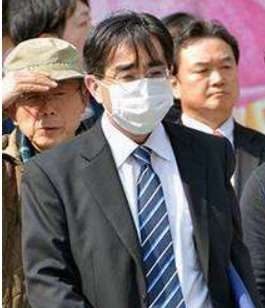
#> input picture code/口罩主文件/口罩数据集/戴口罩检测数据集/40.jpg, 265 x 308 px; its folder holds only this picture in this run
$ python -i MaskDetecterSystem.py   (imports and definitions only)
#> lines starting #> are read from the running program, lines starting #| are printed output that depends on the picture; after the words box and inside, x2 and y2 are one past the last pixel; in counts of white or black regions, pixels touching at a corner belong together
#> further down, picture is the input picture: shape (308, 265, 3); mean B, G, R 105.9, 104.7, 114.6
from cv2 import cv2
import time
import numpy as np
import pygame
import threading

#提醒1
def slogan_short():

    timeplay=1.5
    global playflag_short
    playflag_short=0
    while True:
        if playflag_short==1:
            track = pygame.mixer.music.load(file_slogan_short)
            print("--------Please wear mask")
            pygame.mixer.music.play()
            time.sleep(timeplay)
            playflag_short=0

        time.sleep(0)
        #print("slogan_shorttread running")
#提醒2
def slogan():
    timeplay=18
    global playflag
    playflag=0
    while True:
        if playflag==1:
            track = pygame.mixer.music.load(file_slogan)
            print("--------Please wear mask")
            pygame.mixer.music.play()
            time.sleep(timeplay)
            playflag=0
        time.sleep(0)
        #print("slogantread running")
def nothing(x):  # 滑动条的回调函数
    pass

#必要初始化
def facesdetecter_init():
    #多线程进行播放
    image=cv2.imread("E:/Onedrive/UIUC/Summer 2020/2020HackIllinois/SU2020HACKILLINOIS/code/images/backgound.jpg")
    cv2.imshow('skin',image)
    #滑动条
    cv2.createTrackbar("minH", "skin", 15, 180, nothing)
    cv2.createTrackbar("maxH", "skin", 25, 180, nothing)

#主要程序，识别特征，和比较肤色区域
def facesdetecter(image):
    #用于计算帧率
    start = time.time()#开始时间

    image=cv2.GaussianBlur(image,(5,5),0)#高斯滤波
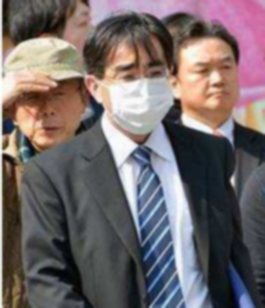
#> image: shape (308, 265, 3); mean of channels 0, 1, 2 105.9, 104.7, 114.6; drawn as B, G, R
    gray = cv2.cvtColor(image,cv2.COLOR_BGR2GRAY)#将图片转化成灰度
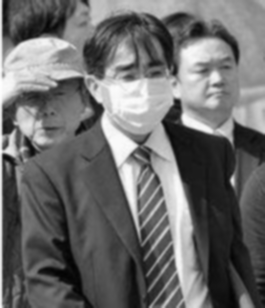
#> gray: shape (308, 265); min 3, max 254, mean 107.8
    image2=image.copy()

    hsv=cv2.cvtColor(image,cv2.COLOR_BGR2HSV)#将图片转化成HSV格式
#> hsv: shape (308, 265, 3); mean H, S, V 73.4, 64.2, 123.4
    #cv2.imshow("hsv",hsv)#显示HSV图

    H,S,V=cv2.split(hsv)
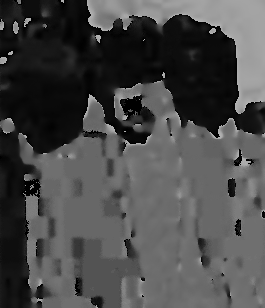
#> H: shape (308, 265); min 0, max 179, mean 73.4
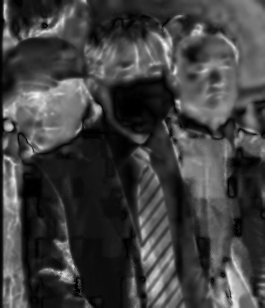
#> S: shape (308, 265); min 0, max 244, mean 64.2
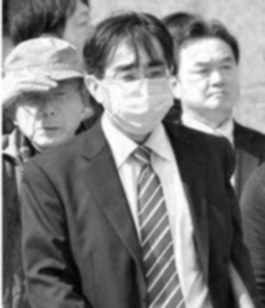
#> V: shape (308, 265); min 4, max 255, mean 123.4
    #cv2.imshow("hsv-H",H)#显示HSV图明度

    minH=cv2.getTrackbarPos("minH", 'skin')
    maxH=cv2.getTrackbarPos("maxH", 'skin')
    if minH>maxH:
        maxH=minH

    thresh_h=cv2.inRange(H,minH,maxH)#0-180du 提取人体肤色区域
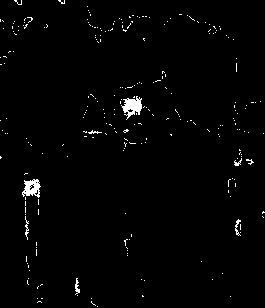
#> thresh_h: shape (308, 265); 1.5% white; 249 white regions (241 under 20 px), largest, box (x1, y1, x2, y2) and area: (121, 96, 142, 120) 267, (22, 179, 41, 198) 221, (75, 278, 80, 295) 44
    cv2.imshow("skin",thresh_h)#显示肤色图


    faces = face_cascade.detectMultiScale(gray, 1.3, 5)#人脸检测
#> faces = [[183, 42, 67, 67]]
    eyes = eyes_cascade.detectMultiScale(gray, 1.3, 5)#眼睛检测
#> eyes = ()
    for (x,y,w,h) in faces:
        frame = cv2.rectangle(image,(x,y),(x+w,y+h),(255,0,0),2)#画框标识脸部
#> this loop made 1 pass
    for (x,y,w,h) in eyes:
        frame = cv2.rectangle(image,(x,y),(x+w,y+h),(255,0,0),2)#画框标识眼部
#> this loop made 0 passes

    #
    #眼部区域和口罩部区域确定以及面积计算
    total_area_mask=0#口罩区域面积初始化
    total_area_eyes=0#口罩区域面积初始化

    #如果找到眼睛将进行区域确定和面积计算，确定区域方法就是左眼睛左上角和右眼睛右下角的框为眼部区域，往下两倍高度为口罩部
    if len(eyes)>1:

        #眼睛区域
        rect_eyes=[]
        (x1,y1,w1,h1)=eyes[0]#即左眼坐标
        for (x,y,w,h) in eyes[1:]:
            (x2,y2,w2,h2)=(x,y,w,h)
            rect_eyes.append((x1,y1,x2+w2-x1,y2+h2-y1))
            (x1,y1,w1,h1)=(x2,y2,w2,h2)

        for (x,y,w,h) in rect_eyes:
            frame = cv2.rectangle(image,(x,y),(x+w,y+h),(255,250,255),2)
            thresh_eyes=thresh_h[y:y+h,x:x+w]
            contours, hierarchy = cv2.findContours(thresh_eyes, cv2.RETR_EXTERNAL, cv2.CHAIN_APPROX_SIMPLE) #寻找前景
            cv2.drawContours(image,contours,-1,(0,255,0),3)
            for cont in contours:
                Area = cv2.contourArea(cont)  # 计算轮廓面积
                total_area_eyes+=Area
        print("total_area_eyes=",total_area_eyes)
        frame = cv2.putText(image,"Eyes Area : {:.3f}".format(total_area_eyes),(120,40),cv2.FONT_HERSHEY_COMPLEX,0.5,(0,255,0),1)#绘制

        #口罩区域
        rect_mask=[(x,y+h,w,h*2)]
        for (x,y,w,h) in rect_mask:
            frame = cv2.rectangle(image,(x,y),(x+w,y+h),(0,255,255),2)
            thresh_mask=thresh_h[y:y+h,x:x+w]
            #image2[y:y+h,x:x+w]=thresh_h
            contours, hierarchy = cv2.findContours(thresh_mask, cv2.RETR_EXTERNAL, cv2.CHAIN_APPROX_SIMPLE) #寻找前景
            cv2.drawContours(image,contours,-1,(0,0,255),3)
            for cont in contours:
                Area = cv2.contourArea(cont)  # 计算轮廓面积
                total_area_mask+=Area
        print("total_area_mask=",total_area_mask)
        frame = cv2.putText(image,"Mask Area : {:.1f}".format(total_area_mask),(120,80),cv2.FONT_HERSHEY_COMPLEX,0.5,(0,0,255),1)#绘制

        #print("{}-prospect:{}".format(count,Area),end="  ") #打印出每个前景的面积

        #面积比较以及播放语音
        if total_area_eyes<total_area_mask:
            print("------------无口罩")
            global playflag_short
            playflag_short=1
            frame = cv2.putText(image,"NO MASK",(rect_eyes[0][0],rect_eyes[0][1]-10),cv2.FONT_HERSHEY_COMPLEX,0.5,(0,255,0),1)#绘制


        if total_area_eyes>total_area_mask:
            global thread_slogan
            print("------------------戴口罩")
            global playflag
            playflag=1
            frame = cv2.putText(image,"HAVE MASK",(rect_eyes[0][0],rect_eyes[0][1]-10),cv2.FONT_HERSHEY_COMPLEX,0.5,(0,255,0),1)#绘制

    #计算帧率
    end = time.time()#结束时间
    fps=1 / (end-start)#帧率
    frame = cv2.putText(image,"fps:{:.3f}".format(fps),(550,15),cv2.FONT_HERSHEY_COMPLEX,0.5,(0,255,0),1)#绘制

    cv2.imshow("face",image)#显示最终图片
    #facesdetecter()函数结束


#语音提醒
file_slogan=r'radio/slogan.mp3'
file_slogan_short=r'radio/slogan_short.mp3'
# [1 line not run here, left out]

#脸部的识别非必须
face_cascade = cv2.CascadeClassifier("haarcascade_frontalface_default.xml")
# [1 line not run here, left out]
'''此文件是opencv的haar人脸特征分类器'''

#主要还是通过眼睛位置进行区域判断
eyes_cascade = cv2.CascadeClassifier("haarcascade_eye_tree_eyeglasses.xml")
# [1 line not run here, left out]
'''此文件是opencv的haar眼镜特征分类器'''


# [20 lines not run here, left out]

>>> import cv2
>>> picture = cv2.imread('../code/口罩主文件/口罩数据集/戴口罩检测数据集/40.jpg')
>>> result = facesdetecter(picture)

$ run again, on code/口罩主文件/口罩数据集/戴口罩检测数据集/41.jpg
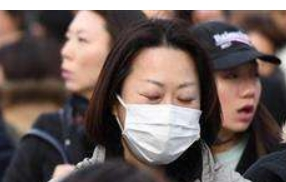
#> input picture code/口罩主文件/口罩数据集/戴口罩检测数据集/41.jpg, 286 x 182 px
#> picture is the input picture: shape (182, 286, 3); mean B, G, R 91.4, 94.9, 109.2
#> hsv: shape (182, 286, 3); mean H, S, V 58.5, 63, 111.6
#> in facesdetecter, `thresh_h=cv2.inRange(H,minH,maxH)#0-180du 提取人体肤色区域`:
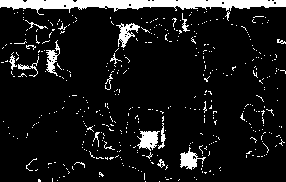
#> thresh_h: shape (182, 286); 9.5% white; 425 white regions (407 under 20 px), largest, box (x1, y1, x2, y2) and area: (0, 0, 286, 15) 2255, (137, 131, 160, 151) 288, (180, 147, 206, 170) 257
#> faces = [[61, 19, 58, 58], [115, 61, 102, 102]]
#> eyes = ()
#> the loop in facesdetecter, `for (x,y,w,h) in faces:` made 2 passes
#> pass 2, in facesdetecter, `frame = cv2.rectangle(image,(x,y),(x+w,y+h),(255,0,0),2)#画框标识脸部`:
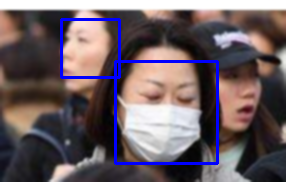
#> frame: shape (182, 286, 3); mean of channels 0, 1, 2 98.4, 92.4, 106; drawn as B, G, R

$ run again, on code/口罩主文件/口罩数据集/戴口罩检测数据集/42.jpg
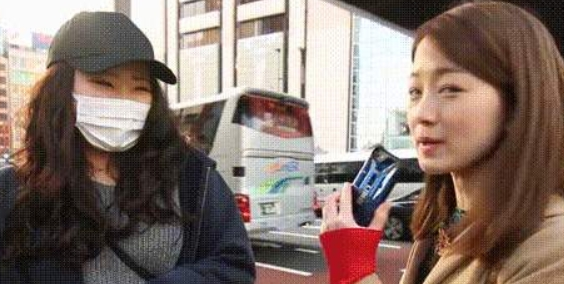
#> input picture code/口罩主文件/口罩数据集/戴口罩检测数据集/42.jpg, 564 x 284 px
#> picture is the input picture: shape (284, 564, 3); mean B, G, R 107.5, 115.6, 133
#> hsv: shape (284, 564, 3); mean H, S, V 36.9, 67.6, 134.8
#> in facesdetecter, `H,S,V=cv2.split(hsv)`:
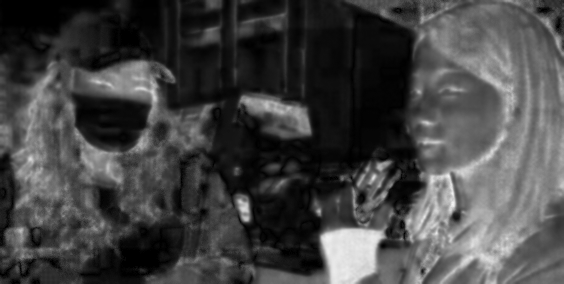
#> S: shape (284, 564); min 0, max 246, mean 67.6
#> in facesdetecter, `thresh_h=cv2.inRange(H,minH,maxH)#0-180du 提取人体肤色区域`:
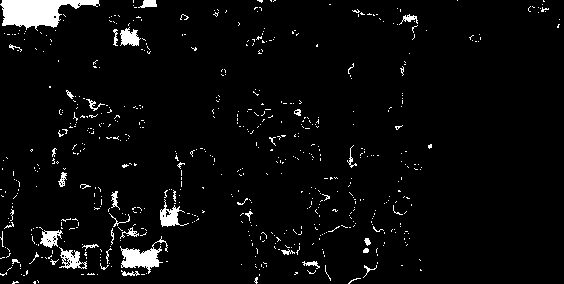
#> thresh_h: shape (284, 564); 4.1% white; 619 white regions (581 under 20 px), largest, box (x1, y1, x2, y2) and area: (0, 0, 100, 31) 1692, (120, 236, 168, 274) 691, (160, 199, 189, 227) 317
#> faces = ()

$ run again, on code/口罩主文件/口罩数据集/戴口罩检测数据集/43.jpg
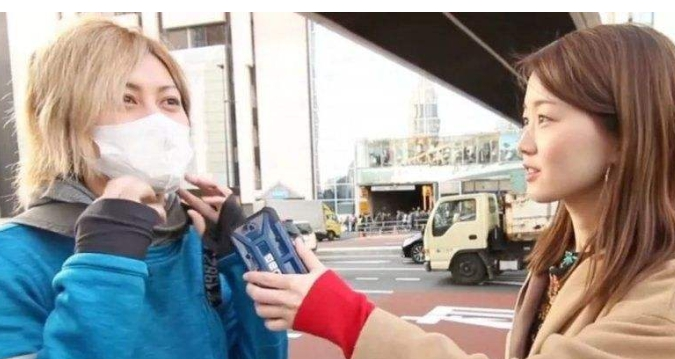
#> input picture code/口罩主文件/口罩数据集/戴口罩检测数据集/43.jpg, 675 x 359 px
#> picture is the input picture: shape (359, 675, 3); mean B, G, R 149.7, 153, 160.4
#> hsv: shape (359, 675, 3); mean H, S, V 38.5, 75.8, 177.3
#> in facesdetecter, `thresh_h=cv2.inRange(H,minH,maxH)#0-180du 提取人体肤色区域`:
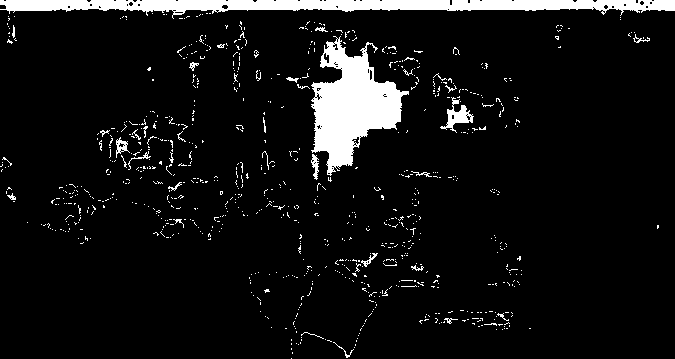
#> thresh_h: shape (359, 675); 7.3% white; 836 white regions (802 under 20 px), largest, box (x1, y1, x2, y2) and area: (0, 0, 675, 19) 6759, (311, 36, 409, 176) 6738, (440, 97, 474, 133) 409
#> faces = ()
#> eyes = [[159, 91, 23, 23]]
#> the loop in facesdetecter, `for (x,y,w,h) in eyes:` made 1 pass
#> in facesdetecter, `frame = cv2.putText(image,"fps:{:.3f}".format(fps),(550,15),cv2.FONT_H..`:
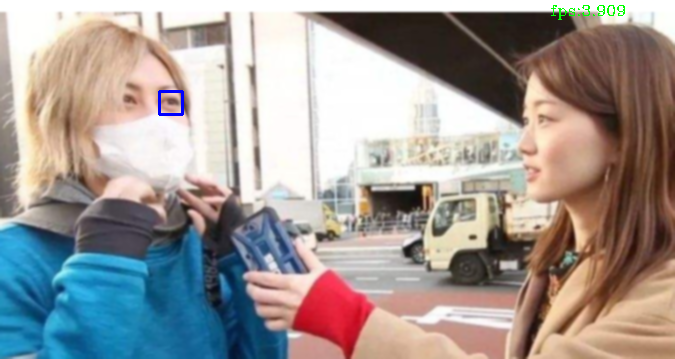
#> frame: shape (359, 675, 3); mean of channels 0, 1, 2 149.6, 152.9, 159.9; drawn as B, G, R
